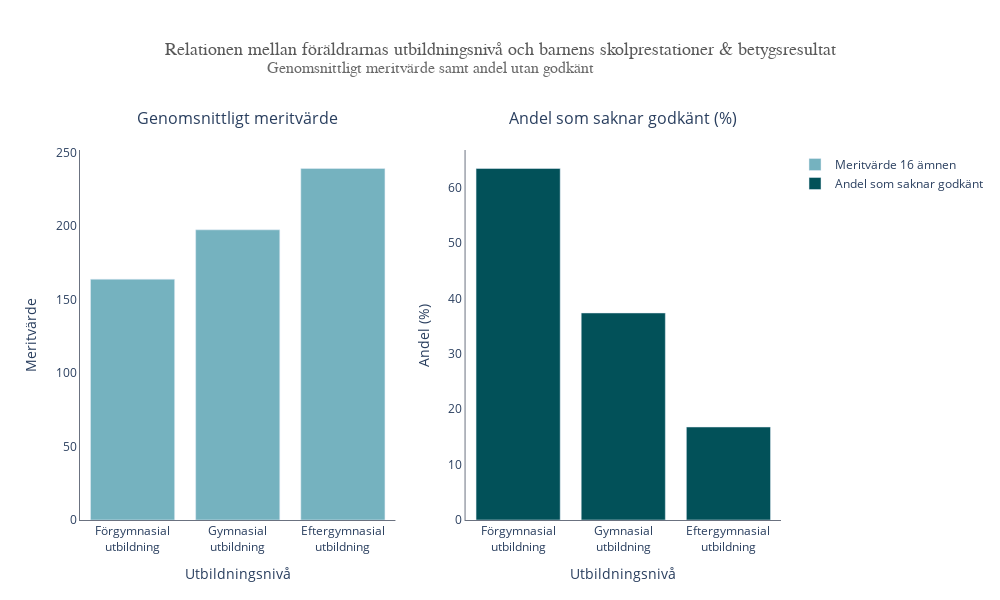

The notebook cell saved with this chart:
### Markdown cell above
### 1c) Undersök nu andra variabler, och hur de påverkar meritvärde och andel med minst ett saknat betyg. Data finns för läsår 22/23. Exempel kan man undersöka föräldrarnas utbildningsbakgrund. Rita lämpliga grafer.

### Code cell
from plotly.subplots import make_subplots
import plotly.graph_objs as go


# Filter data first plot
df_avg_grades = df_grades[df_grades["Läsår/Huvudman/Bakgrund"].isin([
    "Förgymnasial utbildning",
    "Gymnasial utbildning",
    "Eftergymnasial utbildning"
])]

# Filter data second plot
df_lacking_grades = df_grades[df_grades["Läsår/Huvudman/Bakgrund"].isin([
    "Förgymnasial utbildning",
    "Gymnasial utbildning",
    "Eftergymnasial utbildning"
])]

# Create a subplot 
fig = make_subplots(rows=1, cols=2, subplot_titles=("Genomsnittligt meritvärde", "Andel som saknar godkänt (%)"))


# First plot
fig.add_trace(
    go.Bar(
        x=df_avg_grades["Läsår/Huvudman/Bakgrund"].str.replace(' ', '<br>'),  # Add line breaks 
        y=df_avg_grades["Meritvärde totalt (16 ämnen)"], 
        name="Meritvärde 16 ämnen",
        marker=dict(color="#75B2BF")
    ),
    row=1, col=1
)

# Second plot
fig.add_trace(
    go.Bar(
        x=df_lacking_grades["Läsår/Huvudman/Bakgrund"].str.replace(' ', '<br>'), # Add line breaks 
        y=df_lacking_grades["Totalt (saknar godkänt)"],
        name="Andel som saknar godkänt",
        marker=dict(color="#025159")
    ),
    row=1, col=2
)

fig.update_xaxes(title_text="Utbildningsnivå", showline=True, linecolor="#6b7280",  row=1, col=1)  # First subplot
fig.update_yaxes(title_text="Meritvärde", showline=True, linecolor="#6b7280", row=1, col=1)
fig.update_xaxes(title_text="Utbildningsnivå", showline=True, linecolor="#6b7280", row=1, col=2)  # Second subplot
fig.update_yaxes(title_text="Andel (%)", showline=True, linecolor="#6b7280", row=1, col=2)

# Add title 
fig.update_layout(
    title={
        'text': "Relationen mellan föräldrarnas utbildningsnivå och barnens skolprestationer & betygsresultat", 
        'y':0.93,
        'x':0.5,
        'xanchor': 'center',
        'yanchor': 'top',
        'font': dict(
            family="Arial Black",
            size=18,
            color="#595959"
        ),
    },
    height=600,
    width=1000, 
    paper_bgcolor='white',
    plot_bgcolor='white',
    margin=dict(t=150)    
)

# Add subtitle 
fig.add_annotation(dict(
    font=dict(
        family="Verdana",
        size=16,
        color="dimgray"
    ),
    x=0.5,
    y=1.20,
    showarrow=False,
    text="Genomsnittligt meritvärde samt andel utan godkänt",
    xref="paper",
    yref="paper",
    xanchor='center',
    yanchor='top',
))
 
# Move titel 
for i in fig['layout']['annotations']:
    i['y'] += 0.05

fig.show()

### Figure 1 — Plotly figure (JSON) as saved in the notebook; plotly's stock layout.template omitted (floating-point values rounded to 4 significant figures)
{"data": [{"marker": {"color": "#75B2BF"}, "name": "Meritvärde 16 ämnen", "type": "bar", "x": ["Förgymnasial<br>utbildning", "Gymnasial<br>utbildning", "Eftergymnasial<br>utbildning"], "xaxis": "x", "y": [163.8, 197.4, 239.1], "yaxis": "y"}, {"marker": {"color": "#025159"}, "name": "Andel som saknar godkänt", "type": "bar", "x": ["Förgymnasial<br>utbildning", "Gymnasial<br>utbildning", "Eftergymnasial<br>utbildning"], "xaxis": "x2", "y": [63.5, 37.4, 16.8], "yaxis": "y2"}], "layout": {"annotations": [{"font": {"size": 16}, "showarrow": false, "text": "Genomsnittligt meritvärde", "x": 0.225, "xanchor": "center", "xref": "paper", "y": 1.05, "yanchor": "bottom", "yref": "paper"}, {"font": {"size": 16}, "showarrow": false, "text": "Andel som saknar godkänt (%)", "x": 0.775, "xanchor": "center", "xref": "paper", "y": 1.05, "yanchor": "bottom", "yref": "paper"}, {"font": {"color": "dimgray", "family": "Verdana", "size": 16}, "showarrow": false, "text": "Genomsnittligt meritvärde samt andel utan godkänt", "x": 0.5, "xanchor": "center", "xref": "paper", "y": 1.25, "yanchor": "top", "yref": "paper"}], "height": 600, "margin": {"t": 150}, "paper_bgcolor": "white", "plot_bgcolor": "white", "title": {"font": {"color": "#595959", "family": "Arial Black", "size": 18}, "text": "Relationen mellan föräldrarnas utbildningsnivå och barnens skolprestationer & betygsresultat", "x": 0.5, "xanchor": "center", "y": 0.93, "yanchor": "top"}, "width": 1000, "xaxis": {"anchor": "y", "domain": [0, 0.45], "linecolor": "#6b7280", "showline": true, "title": {"text": "Utbildningsnivå"}}, "xaxis2": {"anchor": "y2", "domain": [0.55, 1], "linecolor": "#6b7280", "showline": true, "title": {"text": "Utbildningsnivå"}}, "yaxis": {"anchor": "x", "domain": [0, 1], "linecolor": "#6b7280", "showline": true, "title": {"text": "Meritvärde"}}, "yaxis2": {"anchor": "x2", "domain": [0, 1], "linecolor": "#6b7280", "showline": true, "title": {"text": "Andel (%)"}}}}
